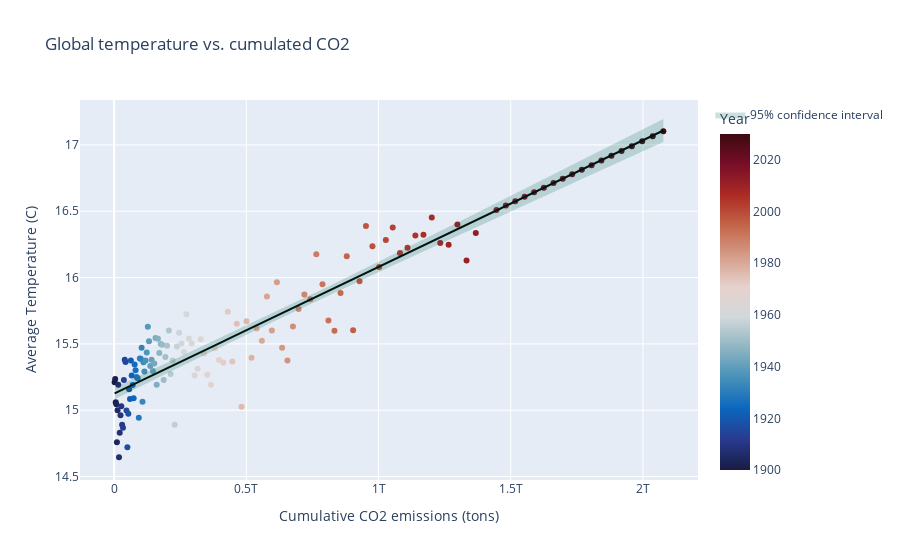

The cell this chart's notebook holds for it:
### Code cell
fig = px.scatter(df_predictions, x="Cumulative CO2 emissions (tons)", y="Average Temperature (C)",
    color="Year", color_continuous_scale="balance",
    trendline="ols", trendline_color_override="black", title="Global temperature vs. cumulated CO2")

ci_upper = predictions['mean_ci_upper']
ci_lower = predictions['mean_ci_lower']

fig.add_traces([go.Scatter(x = df_predictions["Cumulative CO2 emissions (tons)"], y = ci_upper,
                           mode = 'lines', line_color = 'rgba(0,0,0,0)',
                           showlegend = False),
                go.Scatter(x = df_predictions["Cumulative CO2 emissions (tons)"], y = ci_lower,
                           mode = 'lines', line_color = 'rgba(0,0,0,0)',
                           name = '95% confidence interval',
                           fill='tonexty', fillcolor = 'rgba(0,100,80,0.2)')])

fig.show()

### Figure 1 — Plotly figure (JSON) as saved in the notebook; plotly's stock layout.template omitted (floating-point values rounded to 4 significant figures; data arrays with more than 128 entries replaced by an {"elided": "..."} marker saying what was removed)
{"data": [{"hovertemplate": "Cumulative CO2 emissions (tons)=%{x}<br>Average Temperature (C)=%{y}<br>Year=%{marker.color}<extra></extra>", "legendgroup": "", "marker": {"color": {"elided": "131 int values"}, "coloraxis": "coloraxis", "symbol": "circle"}, "mode": "markers", "name": "", "orientation": "v", "showlegend": false, "type": "scatter", "x": {"elided": "131 float values"}, "xaxis": "x", "y": {"elided": "131 float values"}, "yaxis": "y"}, {"hovertemplate": "<b>OLS trendline</b><br>Average Temperature (C) = 9.55021e-13 * Cumulative CO2 emissions (tons) + 15.1248<br>R<sup>2</sup>=0.904896<br><br>Cumulative CO2 emissions (tons)=%{x}<br>Average Temperature (C)=%{y} <b>(trend)</b><extra></extra>", "legendgroup": "", "line": {"color": "black"}, "marker": {"symbol": "circle"}, "mode": "lines", "name": "", "showlegend": false, "type": "scatter", "x": {"elided": "131 float values"}, "xaxis": "x", "y": {"elided": "131 float values"}, "yaxis": "y"}, {"line": {"color": "rgba(0,0,0,0)"}, "mode": "lines", "showlegend": false, "type": "scatter", "x": {"elided": "131 float values"}, "y": {"elided": "131 float values"}}, {"fill": "tonexty", "fillcolor": "rgba(0,100,80,0.2)", "line": {"color": "rgba(0,0,0,0)"}, "mode": "lines", "name": "95% confidence interval", "type": "scatter", "x": {"elided": "131 float values"}, "y": {"elided": "131 float values"}}], "layout": {"coloraxis": {"colorbar": {"title": {"text": "Year"}}, "colorscale": [[0, "rgb(23, 28, 66)"], [0.09091, "rgb(41, 58, 143)"], [0.1818, "rgb(11, 102, 189)"], [0.2727, "rgb(69, 144, 185)"], [0.3636, "rgb(142, 181, 194)"], [0.4545, "rgb(210, 216, 219)"], [0.5455, "rgb(230, 210, 204)"], [0.6364, "rgb(213, 157, 137)"], [0.7273, "rgb(196, 101, 72)"], [0.8182, "rgb(172, 43, 36)"], [0.9091, "rgb(120, 14, 40)"], [1, "rgb(60, 9, 17)"]]}, "legend": {"tracegroupgap": 0}, "title": {"text": "Global temperature vs. cumulated CO2"}, "xaxis": {"anchor": "y", "domain": [0, 1], "title": {"text": "Cumulative CO2 emissions (tons)"}}, "yaxis": {"anchor": "x", "domain": [0, 1], "title": {"text": "Average Temperature (C)"}}}}
